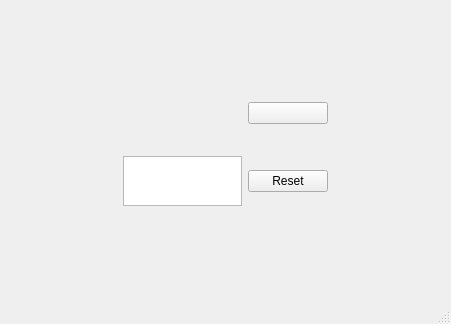
<?xml version="1.0" encoding="UTF-8"?>
<ui version="4.0">
 <class>MainWindow</class>
 <widget class="QMainWindow" name="MainWindow">
  <property name="geometry">
   <rect>
    <x>0</x>
    <y>0</y>
    <width>451</width>
    <height>324</height>
   </rect>
  </property>
  <property name="windowTitle">
   <string>MainWindow</string>
  </property>
  <widget class="QWidget" name="centralwidget">
   <layout class="QGridLayout" name="gridLayout_2">
    <item row="2" column="1" rowspan="3">
     <layout class="QGridLayout" name="game_board_grid"/>
    </item>
    <item row="5" column="2">
     <widget class="QPushButton" name="reset_game_push_button">
      <property name="text">
       <string>Reset</string>
      </property>
     </widget>
    </item>
    <item row="3" column="0">
     <spacer name="horizontalSpacer">
      <property name="orientation">
       <enum>Qt::Horizontal</enum>
      </property>
      <property name="sizeHint" stdset="0">
       <size>
        <width>196</width>
        <height>20</height>
       </size>
      </property>
     </spacer>
    </item>
    <item row="0" column="1">
     <spacer name="verticalSpacer">
      <property name="orientation">
       <enum>Qt::Vertical</enum>
      </property>
      <property name="sizeHint" stdset="0">
       <size>
        <width>20</width>
        <height>93</height>
       </size>
      </property>
     </spacer>
    </item>
    <item row="5" column="1">
     <widget class="QTextBrowser" name="text_browser">
      <property name="maximumSize">
       <size>
        <width>200</width>
        <height>50</height>
       </size>
      </property>
     </widget>
    </item>
    <item row="6" column="1">
     <spacer name="verticalSpacer_2">
      <property name="orientation">
       <enum>Qt::Vertical</enum>
      </property>
      <property name="sizeHint" stdset="0">
       <size>
        <width>20</width>
        <height>93</height>
       </size>
      </property>
     </spacer>
    </item>
    <item row="4" column="4">
     <spacer name="horizontalSpacer_2">
      <property name="orientation">
       <enum>Qt::Horizontal</enum>
      </property>
      <property name="sizeHint" stdset="0">
       <size>
        <width>196</width>
        <height>20</height>
       </size>
      </property>
     </spacer>
    </item>
    <item row="3" column="2">
     <widget class="QPushButton" name="flag_or_open_push_button">
      <property name="text">
       <string/>
      </property>
     </widget>
    </item>
   </layout>
  </widget>
  <widget class="QMenuBar" name="menubar">
   <property name="geometry">
    <rect>
     <x>0</x>
     <y>0</y>
     <width>451</width>
     <height>25</height>
    </rect>
   </property>
  </widget>
  <widget class="QStatusBar" name="statusbar"/>
 </widget>
 <resources/>
 <connections/>
</ui>
